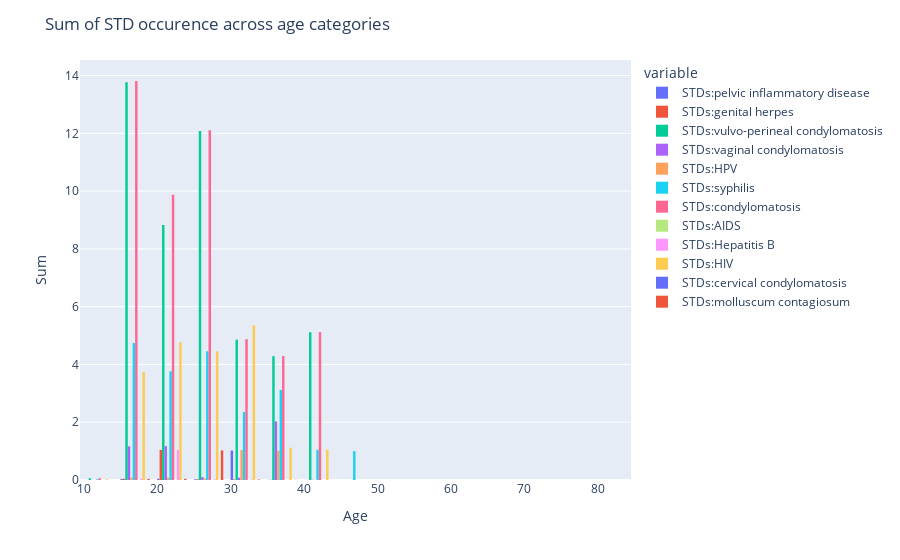

The notebook cell this image was saved under:
### Markdown cell above
### SUM OF STD OCCURENCE ACROSS AGE CATEGORIES

### Code cell
fig = px.histogram(std_agg, x="Age", y=list(std_cols), barmode="group", histfunc="sum")
fig.update_layout(title="Sum of STD occurence across age categories")
fig.update_xaxes(title="Age")
fig.update_yaxes(title="Sum")
fig.show()

### Figure 1 — Plotly figure (JSON) as saved in the notebook; plotly's stock layout.template omitted (floating-point values rounded to 4 significant figures)
{"data": [{"alignmentgroup": "True", "bingroup": "x", "histfunc": "sum", "hovertemplate": "variable=STDs:pelvic inflammatory disease<br>Age=%{x}<br>sum of value=%{y}<extra></extra>", "legendgroup": "STDs:pelvic inflammatory disease", "marker": {"color": "#636efa", "pattern": {"shape": ""}}, "name": "STDs:pelvic inflammatory disease", "offsetgroup": "STDs:pelvic inflammatory disease", "orientation": "v", "showlegend": true, "type": "histogram", "x": [13, 14, 15, 16, 17, 18, 19, 20, 21, 22, 23, 24, 25, 26, 27, 28, 29, 30, 31, 32, 33, 34, 35, 36, 37, 38, 39, 40, 41, 42, 43, 44, 45, 46, 47, 48, 49, 50, 51, 52, 59, 70, 79, 84], "xaxis": "x", "y": [0, 0.001328, 0.00664, 0.003984, 0.007968, 0.00664, 0.01594, 0.007968, 0.005312, 0.01195, 0.01195, 0.005312, 0.007968, 0.005312, 0.003984, 0.005312, 0.002656, 0.003984, 0.009296, 0.001328, 1.001, 0.003984, 0.001328, 0.002656, 0, 0.002656, 0, 0, 0.001328, 0, 0, 0.001328, 0, 0, 0, 0, 0, 0, 0, 0, 0, 0, 0, 0], "yaxis": "y"}, {"alignmentgroup": "True", "bingroup": "x", "histfunc": "sum", "hovertemplate": "variable=STDs:genital herpes<br>Age=%{x}<br>sum of value=%{y}<extra></extra>", "legendgroup": "STDs:genital herpes", "marker": {"color": "#EF553B", "pattern": {"shape": ""}}, "name": "STDs:genital herpes", "offsetgroup": "STDs:genital herpes", "orientation": "v", "showlegend": true, "type": "histogram", "x": [13, 14, 15, 16, 17, 18, 19, 20, 21, 22, 23, 24, 25, 26, 27, 28, 29, 30, 31, 32, 33, 34, 35, 36, 37, 38, 39, 40, 41, 42, 43, 44, 45, 46, 47, 48, 49, 50, 51, 52, 59, 70, 79, 84], "xaxis": "x", "y": [0, 0.001328, 0.00664, 0.003984, 0.007968, 0.00664, 0.01594, 1.008, 0.005312, 0.01195, 0.01195, 0.005312, 0.007968, 0.005312, 0.003984, 0.005312, 0.002656, 0.003984, 0.009296, 0.001328, 0.001328, 0.003984, 0.001328, 0.002656, 0, 0.002656, 0, 0, 0.001328, 0, 0, 0.001328, 0, 0, 0, 0, 0, 0, 0, 0, 0, 0, 0, 0], "yaxis": "y"}, {"alignmentgroup": "True", "bingroup": "x", "histfunc": "sum", "hovertemplate": "variable=STDs:vulvo-perineal condylomatosis<br>Age=%{x}<br>sum of value=%{y}<extra></extra>", "legendgroup": "STDs:vulvo-perineal condylomatosis", "marker": {"color": "#00cc96", "pattern": {"shape": ""}}, "name": "STDs:vulvo-perineal condylomatosis", "offsetgroup": "STDs:vulvo-perineal condylomatosis", "orientation": "v", "showlegend": true, "type": "histogram", "x": [13, 14, 15, 16, 17, 18, 19, 20, 21, 22, 23, 24, 25, 26, 27, 28, 29, 30, 31, 32, 33, 34, 35, 36, 37, 38, 39, 40, 41, 42, 43, 44, 45, 46, 47, 48, 49, 50, 51, 52, 59, 70, 79, 84], "xaxis": "x", "y": [0, 0.0571, 0.2855, 0.1713, 4.343, 4.286, 4.685, 2.343, 1.228, 1.514, 2.514, 1.228, 4.343, 1.228, 1.171, 3.228, 2.114, 2.171, 1.4, 0.0571, 1.057, 0.1713, 2.057, 2.114, 0, 0.1142, 0, 2, 1.057, 2, 0, 0.0571, 0, 0, 0, 0, 0, 0, 0, 0, 0, 0, 0, 0], "yaxis": "y"}, {"alignmentgroup": "True", "bingroup": "x", "histfunc": "sum", "hovertemplate": "variable=STDs:vaginal condylomatosis<br>Age=%{x}<br>sum of value=%{y}<extra></extra>", "legendgroup": "STDs:vaginal condylomatosis", "marker": {"color": "#ab63fa", "pattern": {"shape": ""}}, "name": "STDs:vaginal condylomatosis", "offsetgroup": "STDs:vaginal condylomatosis", "orientation": "v", "showlegend": true, "type": "histogram", "x": [13, 14, 15, 16, 17, 18, 19, 20, 21, 22, 23, 24, 25, 26, 27, 28, 29, 30, 31, 32, 33, 34, 35, 36, 37, 38, 39, 40, 41, 42, 43, 44, 45, 46, 47, 48, 49, 50, 51, 52, 59, 70, 79, 84], "xaxis": "x", "y": [0, 0.005312, 0.02656, 0.01594, 1.032, 0.02656, 0.06375, 0.03187, 0.02125, 0.04781, 1.048, 0.02125, 0.03187, 0.02125, 0.01594, 0.02125, 0.01062, 0.01594, 0.03718, 0.005312, 0.005312, 0.01594, 0.005312, 2.011, 0, 0.01062, 0, 0, 0.005312, 0, 0, 0.005312, 0, 0, 0, 0, 0, 0, 0, 0, 0, 0, 0, 0], "yaxis": "y"}, {"alignmentgroup": "True", "bingroup": "x", "histfunc": "sum", "hovertemplate": "variable=STDs:HPV<br>Age=%{x}<br>sum of value=%{y}<extra></extra>", "legendgroup": "STDs:HPV", "marker": {"color": "#FFA15A", "pattern": {"shape": ""}}, "name": "STDs:HPV", "offsetgroup": "STDs:HPV", "orientation": "v", "showlegend": true, "type": "histogram", "x": [13, 14, 15, 16, 17, 18, 19, 20, 21, 22, 23, 24, 25, 26, 27, 28, 29, 30, 31, 32, 33, 34, 35, 36, 37, 38, 39, 40, 41, 42, 43, 44, 45, 46, 47, 48, 49, 50, 51, 52, 59, 70, 79, 84], "xaxis": "x", "y": [0, 0.002656, 0.01328, 0.007968, 0.01594, 0.01328, 0.03187, 0.01594, 0.01062, 0.0239, 0.0239, 0.01062, 0.01594, 0.01062, 0.007968, 0.01062, 0.005312, 0.007968, 0.01859, 1.003, 0.002656, 0.007968, 0.002656, 1.005, 0, 0.005312, 0, 0, 0.002656, 0, 0, 0.002656, 0, 0, 0, 0, 0, 0, 0, 0, 0, 0, 0, 0], "yaxis": "y"}, {"alignmentgroup": "True", "bingroup": "x", "histfunc": "sum", "hovertemplate": "variable=STDs:syphilis<br>Age=%{x}<br>sum of value=%{y}<extra></extra>", "legendgroup": "STDs:syphilis", "marker": {"color": "#19d3f3", "pattern": {"shape": ""}}, "name": "STDs:syphilis", "offsetgroup": "STDs:syphilis", "orientation": "v", "showlegend": true, "type": "histogram", "x": [13, 14, 15, 16, 17, 18, 19, 20, 21, 22, 23, 24, 25, 26, 27, 28, 29, 30, 31, 32, 33, 34, 35, 36, 37, 38, 39, 40, 41, 42, 43, 44, 45, 46, 47, 48, 49, 50, 51, 52, 59, 70, 79, 84], "xaxis": "x", "y": [0, 0.0239, 1.12, 0.07171, 2.143, 1.12, 0.2869, 1.143, 1.096, 0.2151, 0.2151, 1.096, 0.1434, 1.096, 1.072, 0.09562, 2.048, 2.072, 0.1673, 0.0239, 0.0239, 0.07171, 1.024, 1.048, 1, 0.04781, 0, 0, 1.024, 0, 0, 0.0239, 0, 0, 0, 0, 1, 0, 0, 0, 0, 0, 0, 0], "yaxis": "y"}, {"alignmentgroup": "True", "bingroup": "x", "histfunc": "sum", "hovertemplate": "variable=STDs:condylomatosis<br>Age=%{x}<br>sum of value=%{y}<extra></extra>", "legendgroup": "STDs:condylomatosis", "marker": {"color": "#FF6692", "pattern": {"shape": ""}}, "name": "STDs:condylomatosis", "offsetgroup": "STDs:condylomatosis", "orientation": "v", "showlegend": true, "type": "histogram", "x": [13, 14, 15, 16, 17, 18, 19, 20, 21, 22, 23, 24, 25, 26, 27, 28, 29, 30, 31, 32, 33, 34, 35, 36, 37, 38, 39, 40, 41, 42, 43, 44, 45, 46, 47, 48, 49, 50, 51, 52, 59, 70, 79, 84], "xaxis": "x", "y": [0, 0.05843, 0.2922, 0.1753, 4.351, 4.292, 4.701, 2.351, 1.234, 1.526, 3.526, 1.234, 4.351, 1.234, 1.175, 3.234, 2.117, 2.175, 1.409, 0.05843, 1.058, 0.1753, 2.058, 2.117, 0, 0.1169, 0, 2, 1.058, 2, 0, 0.05843, 0, 0, 0, 0, 0, 0, 0, 0, 0, 0, 0, 0], "yaxis": "y"}, {"alignmentgroup": "True", "bingroup": "x", "histfunc": "sum", "hovertemplate": "variable=STDs:AIDS<br>Age=%{x}<br>sum of value=%{y}<extra></extra>", "legendgroup": "STDs:AIDS", "marker": {"color": "#B6E880", "pattern": {"shape": ""}}, "name": "STDs:AIDS", "offsetgroup": "STDs:AIDS", "orientation": "v", "showlegend": true, "type": "histogram", "x": [13, 14, 15, 16, 17, 18, 19, 20, 21, 22, 23, 24, 25, 26, 27, 28, 29, 30, 31, 32, 33, 34, 35, 36, 37, 38, 39, 40, 41, 42, 43, 44, 45, 46, 47, 48, 49, 50, 51, 52, 59, 70, 79, 84], "xaxis": "x", "y": [0, 0, 0, 0, 0, 0, 0, 0, 0, 0, 0, 0, 0, 0, 0, 0, 0, 0, 0, 0, 0, 0, 0, 0, 0, 0, 0, 0, 0, 0, 0, 0, 0, 0, 0, 0, 0, 0, 0, 0, 0, 0, 0, 0], "yaxis": "y"}, {"alignmentgroup": "True", "bingroup": "x", "histfunc": "sum", "hovertemplate": "variable=STDs:Hepatitis B<br>Age=%{x}<br>sum of value=%{y}<extra></extra>", "legendgroup": "STDs:Hepatitis B", "marker": {"color": "#FF97FF", "pattern": {"shape": ""}}, "name": "STDs:Hepatitis B", "offsetgroup": "STDs:Hepatitis B", "orientation": "v", "showlegend": true, "type": "histogram", "x": [13, 14, 15, 16, 17, 18, 19, 20, 21, 22, 23, 24, 25, 26, 27, 28, 29, 30, 31, 32, 33, 34, 35, 36, 37, 38, 39, 40, 41, 42, 43, 44, 45, 46, 47, 48, 49, 50, 51, 52, 59, 70, 79, 84], "xaxis": "x", "y": [0, 0.001328, 0.00664, 0.003984, 0.007968, 0.00664, 0.01594, 1.008, 0.005312, 0.01195, 0.01195, 0.005312, 0.007968, 0.005312, 0.003984, 0.005312, 0.002656, 0.003984, 0.009296, 0.001328, 0.001328, 0.003984, 0.001328, 0.002656, 0, 0.002656, 0, 0, 0.001328, 0, 0, 0.001328, 0, 0, 0, 0, 0, 0, 0, 0, 0, 0, 0, 0], "yaxis": "y"}, {"alignmentgroup": "True", "bingroup": "x", "histfunc": "sum", "hovertemplate": "variable=STDs:HIV<br>Age=%{x}<br>sum of value=%{y}<extra></extra>", "legendgroup": "STDs:HIV", "marker": {"color": "#FECB52", "pattern": {"shape": ""}}, "name": "STDs:HIV", "offsetgroup": "STDs:HIV", "orientation": "v", "showlegend": true, "type": "histogram", "x": [13, 14, 15, 16, 17, 18, 19, 20, 21, 22, 23, 24, 25, 26, 27, 28, 29, 30, 31, 32, 33, 34, 35, 36, 37, 38, 39, 40, 41, 42, 43, 44, 45, 46, 47, 48, 49, 50, 51, 52, 59, 70, 79, 84], "xaxis": "x", "y": [0, 0.0239, 0.1195, 0.07171, 1.143, 1.12, 1.287, 1.143, 0.09562, 0.2151, 0.2151, 3.096, 1.143, 1.096, 0.07171, 1.096, 1.048, 3.072, 0.1673, 0.0239, 1.024, 1.072, 0.0239, 0.04781, 1, 0.04781, 0, 1, 0.0239, 0, 0, 0.0239, 0, 0, 0, 0, 0, 0, 0, 0, 0, 0, 0, 0], "yaxis": "y"}, {"alignmentgroup": "True", "bingroup": "x", "histfunc": "sum", "hovertemplate": "variable=STDs:cervical condylomatosis<br>Age=%{x}<br>sum of value=%{y}<extra></extra>", "legendgroup": "STDs:cervical condylomatosis", "marker": {"color": "#636efa", "pattern": {"shape": ""}}, "name": "STDs:cervical condylomatosis", "offsetgroup": "STDs:cervical condylomatosis", "orientation": "v", "showlegend": true, "type": "histogram", "x": [13, 14, 15, 16, 17, 18, 19, 20, 21, 22, 23, 24, 25, 26, 27, 28, 29, 30, 31, 32, 33, 34, 35, 36, 37, 38, 39, 40, 41, 42, 43, 44, 45, 46, 47, 48, 49, 50, 51, 52, 59, 70, 79, 84], "xaxis": "x", "y": [0, 0, 0, 0, 0, 0, 0, 0, 0, 0, 0, 0, 0, 0, 0, 0, 0, 0, 0, 0, 0, 0, 0, 0, 0, 0, 0, 0, 0, 0, 0, 0, 0, 0, 0, 0, 0, 0, 0, 0, 0, 0, 0, 0], "yaxis": "y"}, {"alignmentgroup": "True", "bingroup": "x", "histfunc": "sum", "hovertemplate": "variable=STDs:molluscum contagiosum<br>Age=%{x}<br>sum of value=%{y}<extra></extra>", "legendgroup": "STDs:molluscum contagiosum", "marker": {"color": "#EF553B", "pattern": {"shape": ""}}, "name": "STDs:molluscum contagiosum", "offsetgroup": "STDs:molluscum contagiosum", "orientation": "v", "showlegend": true, "type": "histogram", "x": [13, 14, 15, 16, 17, 18, 19, 20, 21, 22, 23, 24, 25, 26, 27, 28, 29, 30, 31, 32, 33, 34, 35, 36, 37, 38, 39, 40, 41, 42, 43, 44, 45, 46, 47, 48, 49, 50, 51, 52, 59, 70, 79, 84], "xaxis": "x", "y": [0, 0.001328, 0.00664, 0.003984, 0.007968, 0.00664, 0.01594, 0.007968, 0.005312, 0.01195, 0.01195, 0.005312, 0.007968, 0.005312, 1.004, 0.005312, 0.002656, 0.003984, 0.009296, 0.001328, 0.001328, 0.003984, 0.001328, 0.002656, 0, 0.002656, 0, 0, 0.001328, 0, 0, 0.001328, 0, 0, 0, 0, 0, 0, 0, 0, 0, 0, 0, 0], "yaxis": "y"}], "layout": {"autosize": true, "barmode": "group", "legend": {"title": {"text": "variable"}, "tracegroupgap": 0}, "margin": {"t": 60}, "title": {"text": "Sum of STD occurence across age categories"}, "xaxis": {"anchor": "y", "autorange": false, "domain": [0, 1], "range": [9.5, 84.5], "title": {"text": "Age"}, "type": "linear"}, "yaxis": {"anchor": "x", "autorange": false, "domain": [0, 1], "range": [0, 14.54], "title": {"text": "Sum"}, "type": "linear"}}}
